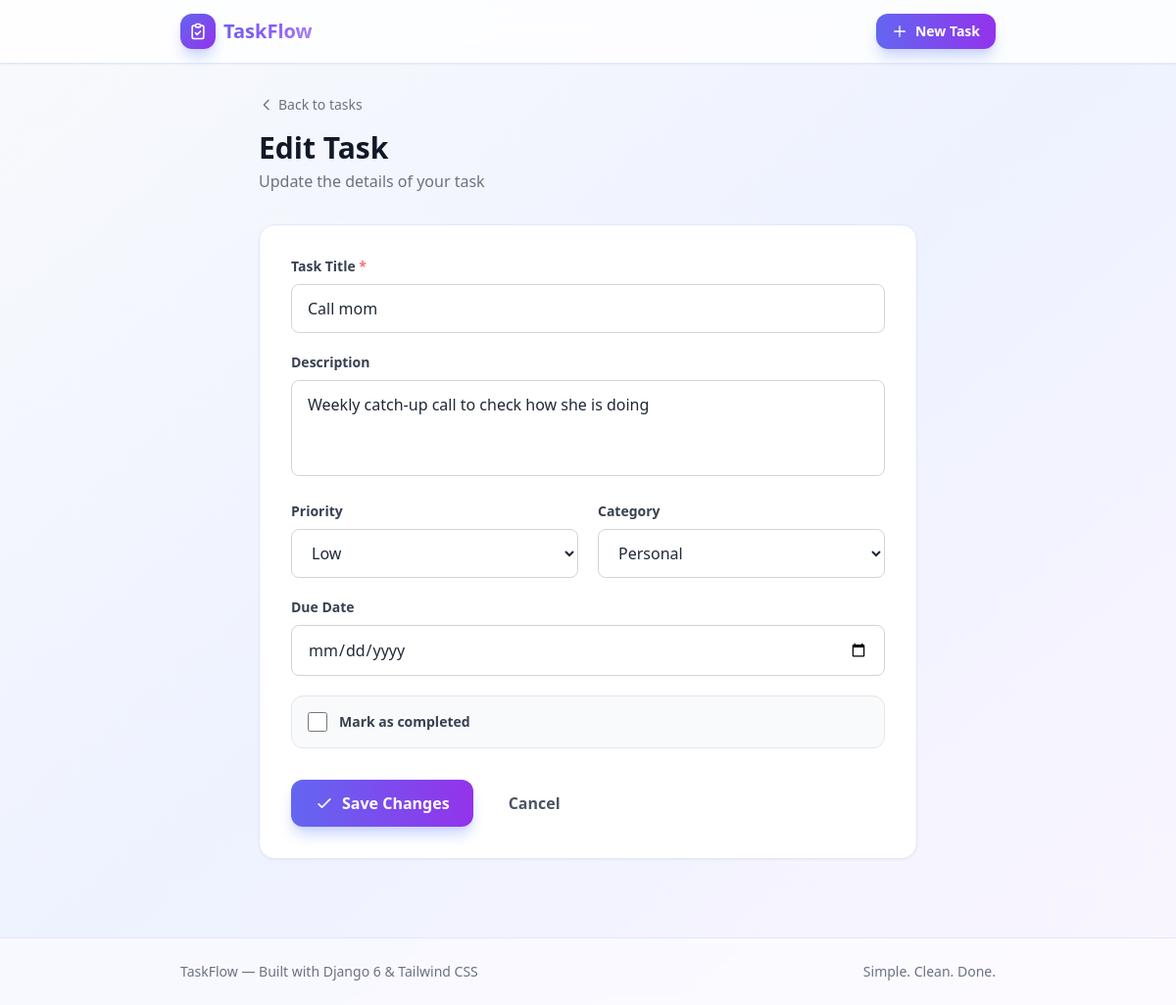
/update/6/, run on an earlier commit of the app's database.
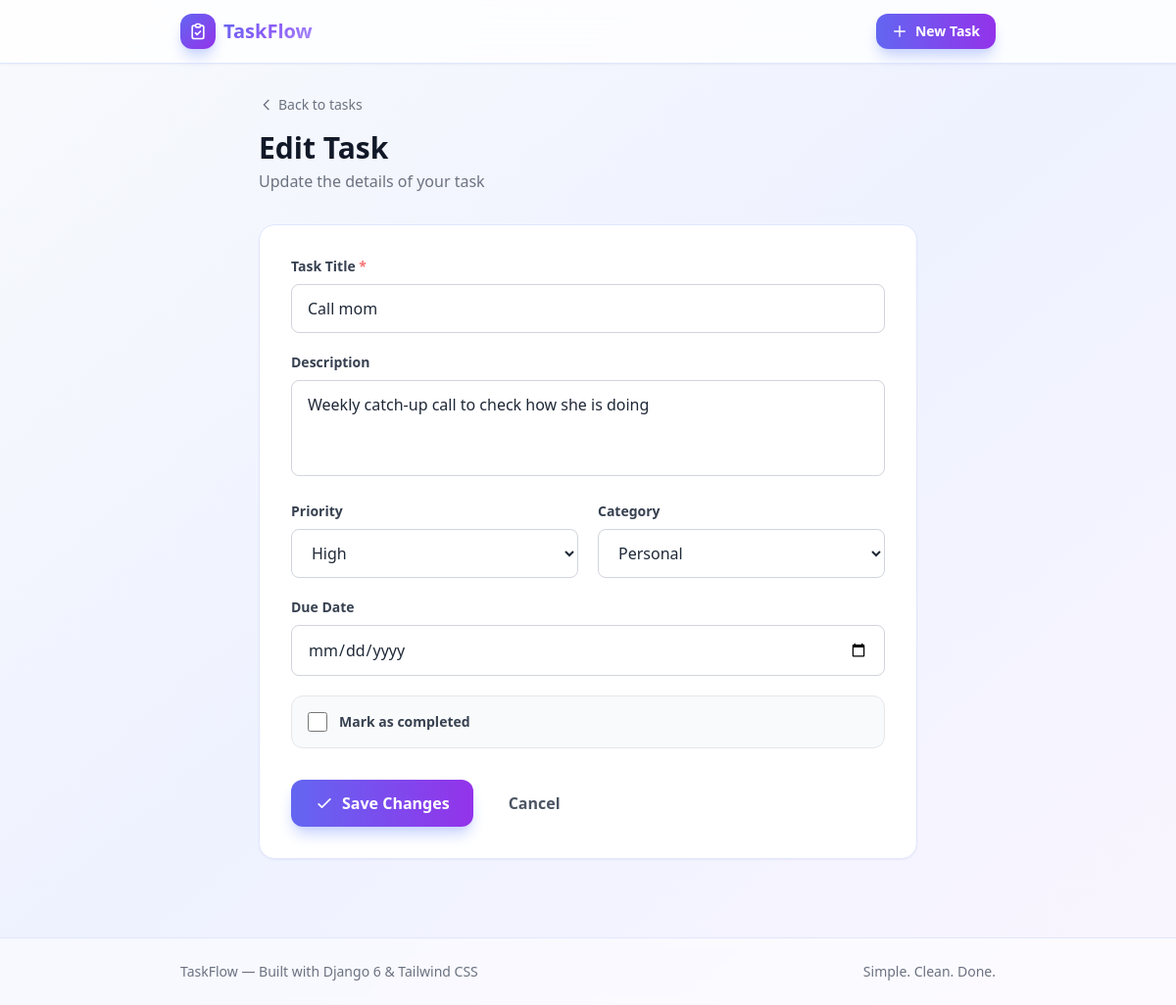
And on a later commit of the database.
### todo/models.py (models this page shows, shortened)
class Task(models.Model):
    PRIORITY_CHOICES = [
        ('low', 'Low'),
        ('medium', 'Medium'),
        ('high', 'High'),
    ]
    CATEGORY_CHOICES = [
        ('personal', 'Personal'),
        ('work', 'Work'),
        ('shopping', 'Shopping'),
        ('health', 'Health'),
        ('education', 'Education'),
        ('finance', 'Finance'),
        ('other', 'Other'),
    ]
    title = models.CharField(max_length=200)
    description = models.TextField(blank=True, default='')
    completed = models.BooleanField(default=False)
    priority = models.CharField(max_length=10, choices=PRIORITY_CHOICES, default='medium')
    category = models.CharField(max_length=20, choices=CATEGORY_CHOICES, default='personal')
    due_date = models.DateField(null=True, blank=True)
    created_at = models.DateTimeField(auto_now_add=True)
    updated_at = models.DateTimeField(auto_now=True)
    class Meta:
        ordering = ['-created_at']

### todo/views.py (the view, shortened to what this page needs)
# urls.py: path('update/<int:pk>/', views.TaskUpdateView.as_view(), name='task-update'),
class TaskUpdateView(UpdateView):
    model = Task
    form_class = TaskEditForm
    template_name = 'todo/task_edit.html'

### templates/todo/task_edit.html (shortened to what this page needs)
{% extends 'base.html' %}
{% load widget_tweaks %}
{% block content %}
<div class="max-w-2xl mx-auto animate-fade-in-up">
    <div class="mb-8">
        <a href="{% url 'task-list' %}" class="inline-flex items-center text-sm text-gray-500 hover:text-indigo-600 transition-colors mb-4">
            <svg class="w-4 h-4 mr-1" fill="none" stroke="currentColor" viewBox="0 0 24 24">
                <path stroke-linecap="round" stroke-linejoin="round" stroke-width="2" d="M15 19l-7-7 7-7"></path>
            </svg>
            Back to tasks
        </a>
        <h1 class="text-3xl font-extrabold text-gray-900">Edit Task</h1>
        <p class="text-gray-500 mt-1">Update the details of your task</p>
    </div>
    <div class="bg-white rounded-2xl shadow-sm border border-indigo-100 p-6 sm:p-8">
        <form method="post" novalidate>
            <div class="mb-5">
                <label for="{{ form.title.id_for_label }}" class="block text-sm font-semibold text-gray-700 mb-2">
                    Task Title <span class="text-red-400">*</span>
                </label>
                {{ form.title }}
            </div>
            <div class="mb-5">
                <label for="{{ form.description.id_for_label }}" class="block text-sm font-semibold text-gray-700 mb-2">
                    Description
                </label>
                {{ form.description }}
            </div>
            <div class="grid grid-cols-1 sm:grid-cols-2 gap-5 mb-5">
                <div>
                    <label for="{{ form.priority.id_for_label }}" class="block text-sm font-semibold text-gray-700 mb-2">
                        Priority
                    </label>
                    {{ form.priority }}
                </div>
                <div>
                    <label for="{{ form.category.id_for_label }}" class="block text-sm font-semibold text-gray-700 mb-2">
                        Category
                    </label>
                    {{ form.category }}
                </div>
            </div>
            <div class="mb-5">
                <label for="{{ form.due_date.id_for_label }}" class="block text-sm font-semibold text-gray-700 mb-2">
                    Due Date
                </label>
                {{ form.due_date }}
            </div>
            <div class="mb-8 bg-gray-50 rounded-xl p-4 border border-gray-200">
                <label class="flex items-center space-x-3 cursor-pointer">
                    {{ form.completed }}
                    <span class="text-sm font-semibold text-gray-700">Mark as completed</span>
                </label>
            </div>
            <div class="flex items-center gap-3">
                <button type="submit" class="inline-flex items-center px-6 py-3 bg-gradient-to-r from-indigo-500 to-purple-600 text-white font-semibold rounded-xl hover:from-indigo-600 hover:to-purple-700 shadow-lg shadow-indigo-200 transition-all transform hover:-translate-y-0.5">
                    <svg class="w-5 h-5 mr-2" fill="none" stroke="currentColor" viewBox="0 0 24 24">
                        <path stroke-linecap="round" stroke-linejoin="round" stroke-width="2" d="M5 13l4 4L19 7"></path>
                    </svg>
                    Save Changes
                </button>
                <a href="{% url 'task-list' %}" class="px-6 py-3 text-gray-600 font-semibold hover:text-gray-800 transition-colors">
                    Cancel
                </a>
            </div>
        </form>
    </div>
</div>
{% endblock %}

What changed in the data, as far as the page shows it:
changed Task "Call mom": priority "Low" → "High"
